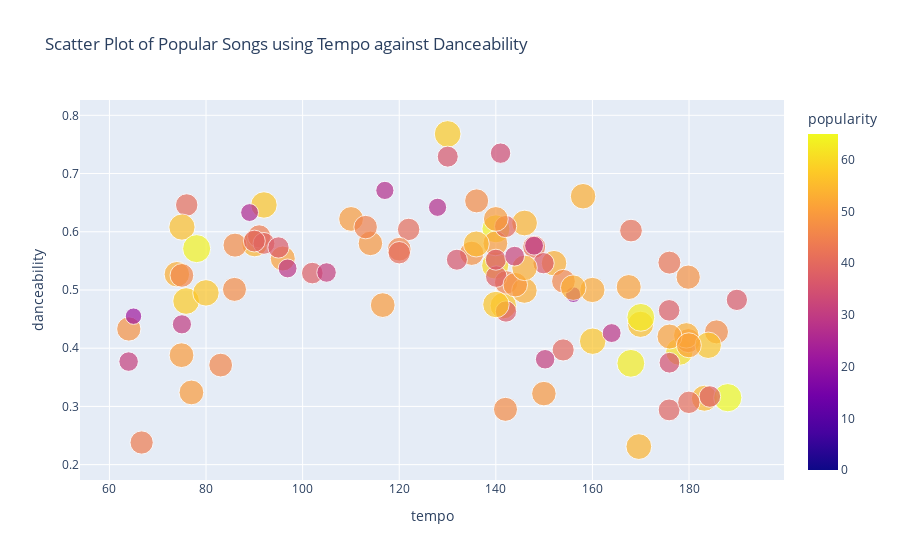

Source (notebook cell):
### Code cell
import plotly_express as px

sctplot = px.scatter(tracks, x = tracks['tempo'], y = tracks['danceability'],
                     color=tracks['popularity'],size=tracks['popularity'],
                     title = 'Scatter Plot of Popular Songs using Tempo against Danceability')

sctplot.show()
